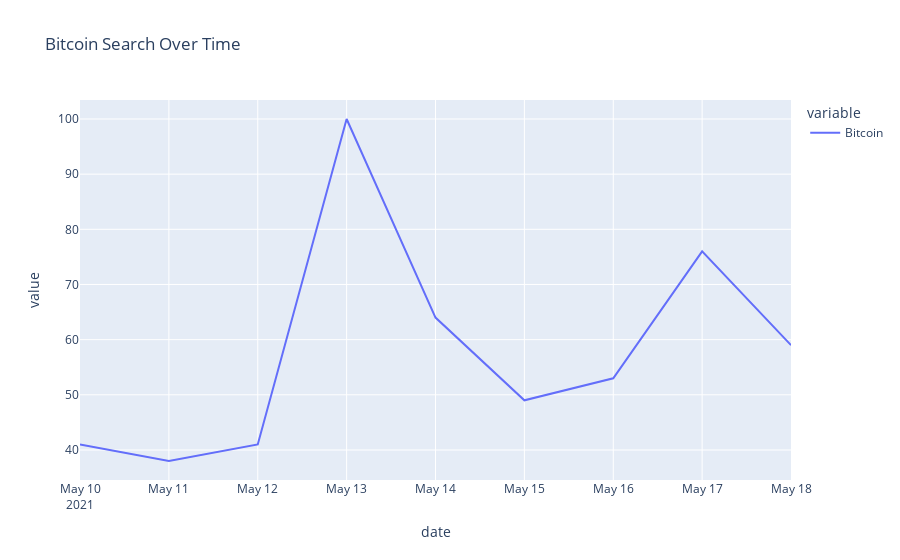

The notebook cell this image was saved under:
### Code cell
# build payload
kw_list = ["Bitcoin"]
pytrends.build_payload(kw_list, cat=0, timeframe='2021-05-10 2021-05-18')

data_3_df = pytrends.interest_over_time()
data_3_df = data_3_df.reset_index()
fig = px.line(data_3_df, x="date", y=['Bitcoin'], title='Bitcoin Search Over Time')
fig.show()

### Figure 1 — Plotly figure (JSON) as saved in the notebook; plotly's stock layout.template omitted (floating-point values rounded to 4 significant figures)
{"data": [{"hovertemplate": "variable=Bitcoin<br>date=%{x}<br>value=%{y}<extra></extra>", "legendgroup": "Bitcoin", "line": {"color": "#636efa", "dash": "solid"}, "marker": {"symbol": "circle"}, "mode": "lines", "name": "Bitcoin", "orientation": "v", "showlegend": true, "type": "scatter", "x": ["2021-05-10T00:00:00", "2021-05-11T00:00:00", "2021-05-12T00:00:00", "2021-05-13T00:00:00", "2021-05-14T00:00:00", "2021-05-15T00:00:00", "2021-05-16T00:00:00", "2021-05-17T00:00:00", "2021-05-18T00:00:00"], "xaxis": "x", "y": [41, 38, 41, 100, 64, 49, 53, 76, 59], "yaxis": "y"}], "layout": {"legend": {"title": {"text": "variable"}, "tracegroupgap": 0}, "title": {"text": "Bitcoin Search Over Time"}, "xaxis": {"anchor": "y", "domain": [0, 1], "title": {"text": "date"}}, "yaxis": {"anchor": "x", "domain": [0, 1], "title": {"text": "value"}}}}
